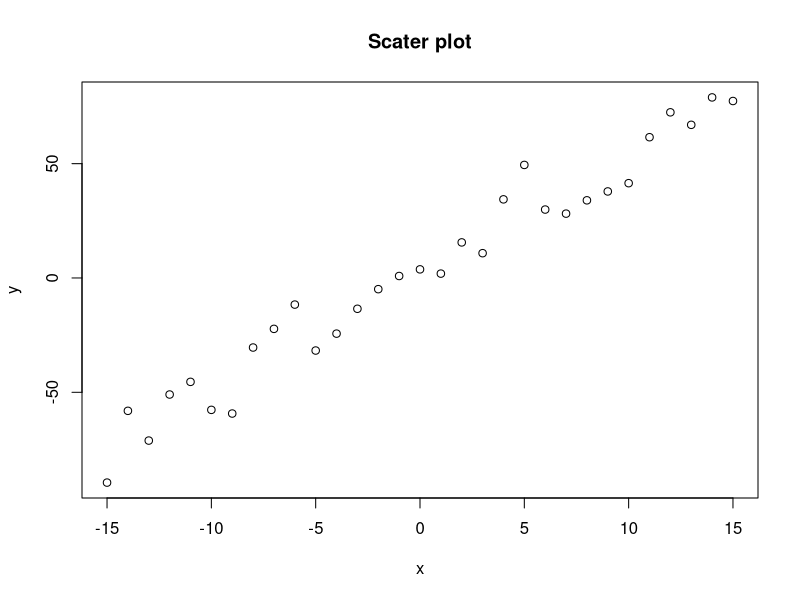
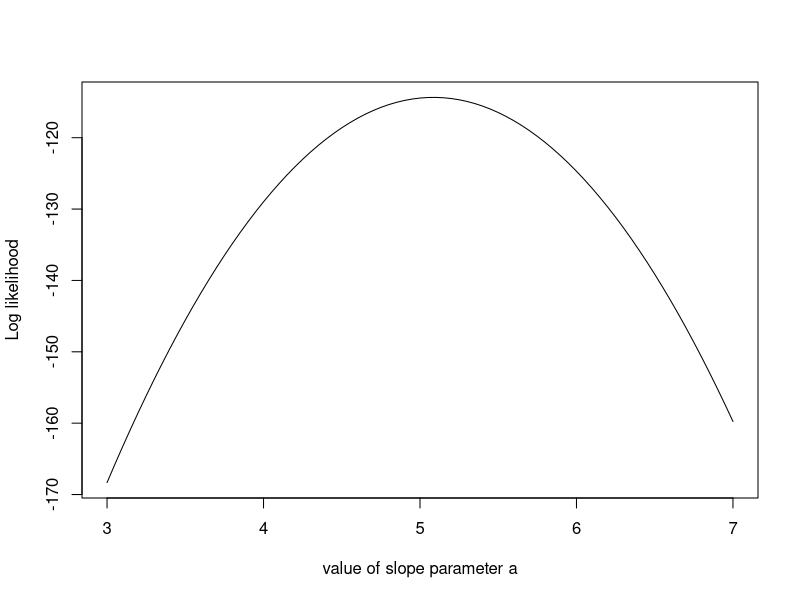

The R source for these figures, in order:
#MCMC

#markov chain monte carlo
#trueA=B1
#trueB=B0

trueA<-5
trueB<-0
trueSd<-10
sampleSize<-31
#membangkitkan variabel bebas
x<-(-(sampleSize-1)/2):((sampleSize-1)/2)
#membangkitkan variabel dependen
y<-trueB+trueA*x+rnorm(n=sampleSize, mean=0, sd=trueSd)
plot(x,y, main = "Scater plot")

#membuat model statistik
likelihood<-function(param) {
  a<-param[1]
  b<-param[2]
  sd<-param[3]
  
  pred<-a*x+b
  singlelikelihoods<-dnorm(y, mean=pred, sd=sd, log=T)
  sumll<-sum(singlelikelihoods)
  return(sumll)
}

#plot likelihood
slopevalues<-function(x){
  return(likelihood(c(x,trueB,trueSd)))
}
slopelikelihoods<-lapply(seq(3,7, by=0.05), slopevalues)
plot(seq(3,7, by=0.05), slopelikelihoods, type="l", xlab="value of slope parameter a", ylab="Log likelihood")

#Prior distribution
prior<-function(param){
  a<-param[1]
  b<-param[2]
  sd<-param[3]
  aprior<-dunif(a, min=1, max=10, log=T)
  bprior<-dnorm(b, sd=5, log=T)
  sdprior<-dunif(sd, min=0, max=30, log=T)
  return(aprior+bprior+sdprior)
}

posterior<-function(param){
  return(likelihood(param)+prior(param))
}

proposalfunction<-function(param) {
  return(rnorm(3, mean=param, sd=c(0.1,0.5,0.3)))
}

run_metropolis_MCMC<-function(startvalue, iteration) {
  chain <- array(dim = c(iteration+1,3))
  chain[1,]<-startvalue
  for (i in 1:iteration) {
    proposal<-proposalfunction(chain[i,])
    probab<-exp(posterior(proposal)-posterior(chain[i,]))
    if(runif(1)<probab) {
      chain[i+1,]=proposal
    }else{
      chain[i+1,]=chain[i,]
    }
  }
  return(chain)
}

startvalue<-c(4,0,10)
chain<-run_metropolis_MCMC(startvalue,10000)
burnln<-5000#bangkitkan sebanyak 5000 kali
acceptance<-1-mean(duplicated(chain[-(1:burnln)]))

#estimasi parameter degan algoritma MH
cat("Estimasi parameter a=", mean(chain[-(1:burnln),1]))
cat("Estimasi parameter b=", mean(chain[-(1:burnln),2]))
cat("Estimasi parameter sd=", mean(chain[-(1:burnln),3]))

#estimasi dengan OLS

lin<-lm(y~x)
summary(lin)